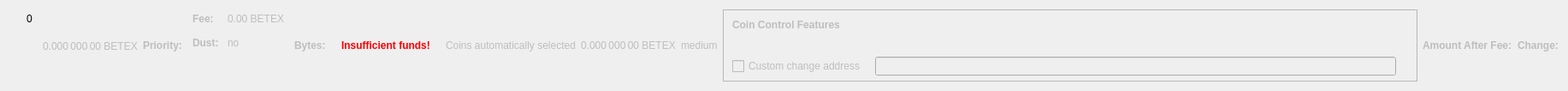
    <widget class="QWidget" name="dummyHideWidget" native="true">
     <property name="maximumSize">
      <size>
       <width>100</width>
       <height>22</height>
      </size>
     </property>
     <layout class="QHBoxLayout" name="dummyHideLayout">
      <item>
       <layout class="QFormLayout" name="formLayoutCoinControl1">
        <property name="horizontalSpacing">
         <number>10</number>
        </property>
        <property name="verticalSpacing">
         <number>14</number>
        </property>
        <property name="leftMargin">
         <number>10</number>
        </property>
        <property name="topMargin">
         <number>4</number>
        </property>
        <property name="rightMargin">
         <number>6</number>
        </property>
        <item row="0" column="1">
         <widget class="QLabel" name="labelCoinControlBytes">
          <property name="cursor">
           <cursorShape>IBeamCursor</cursorShape>
          </property>
          <property name="contextMenuPolicy">
           <enum>Qt::ActionsContextMenu</enum>
          </property>
          <property name="text">
           <string notr="true">0</string>
          </property>
          <property name="textInteractionFlags">
           <set>Qt::LinksAccessibleByMouse|Qt::TextSelectableByKeyboard|Qt::TextSelectableByMouse</set>
          </property>
         </widget>
        </item>
       </layout>
      </item>
      <item>
       <widget class="QLabel" name="labelCoinControlAfterFee">
        <property name="enabled">
         <bool>false</bool>
        </property>
        <property name="sizePolicy">
         <sizepolicy hsizetype="Fixed" vsizetype="Fixed">
          <horstretch>0</horstretch>
          <verstretch>0</verstretch>
         </sizepolicy>
        </property>
        <property name="minimumSize">
         <size>
          <width>111</width>
          <height>12</height>
         </size>
        </property>
        <property name="maximumSize">
         <size>
          <width>111</width>
          <height>12</height>
         </size>
        </property>
        <property name="cursor">
         <cursorShape>IBeamCursor</cursorShape>
        </property>
        <property name="contextMenuPolicy">
         <enum>Qt::ActionsContextMenu</enum>
        </property>
        <property name="text">
         <string notr="true">0.000 000 00 BETEX</string>
        </property>
        <property name="textInteractionFlags">
         <set>Qt::LinksAccessibleByMouse|Qt::TextSelectableByKeyboard|Qt::TextSelectableByMouse</set>
        </property>
       </widget>
      </item>
      <item>
       <widget class="QLabel" name="labelCoinControlPriorityText">
        <property name="enabled">
         <bool>false</bool>
        </property>
        <property name="font">
         <font>
          <weight>75</weight>
          <bold>true</bold>
         </font>
        </property>
        <property name="text">
         <string>Priority:</string>
        </property>
       </widget>
      </item>
      <item>
       <layout class="QHBoxLayout" name="horizontalLayout"/>
      </item>
      <item>
       <layout class="QFormLayout" name="formLayoutCoinControl3">
        <property name="horizontalSpacing">
         <number>10</number>
        </property>
        <property name="verticalSpacing">
         <number>14</number>
        </property>
        <property name="leftMargin">
         <number>6</number>
        </property>
        <property name="topMargin">
         <number>4</number>
        </property>
        <property name="rightMargin">
         <number>6</number>
        </property>
        <item row="0" column="0">
         <widget class="QLabel" name="labelCoinControlFeeText">
          <property name="enabled">
           <bool>false</bool>
          </property>
          <property name="font">
           <font>
            <weight>75</weight>
            <bold>true</bold>
           </font>
          </property>
          <property name="text">
           <string>Fee:</string>
          </property>
          <property name="margin">
           <number>0</number>
          </property>
         </widget>
        </item>
        <item row="0" column="1">
         <widget class="QLabel" name="labelCoinControlFee">
          <property name="enabled">
           <bool>false</bool>
          </property>
          <property name="cursor">
           <cursorShape>IBeamCursor</cursorShape>
          </property>
          <property name="contextMenuPolicy">
           <enum>Qt::ActionsContextMenu</enum>
          </property>
          <property name="text">
           <string notr="true">0.00 BETEX</string>
          </property>
          <property name="textInteractionFlags">
           <set>Qt::LinksAccessibleByMouse|Qt::TextSelectableByKeyboard|Qt::TextSelectableByMouse</set>
          </property>
         </widget>
        </item>
        <item row="1" column="0">
         <widget class="QLabel" name="labelCoinControlLowOutputText">
          <property name="enabled">
           <bool>false</bool>
          </property>
          <property name="font">
           <font>
            <weight>75</weight>
            <bold>true</bold>
           </font>
          </property>
          <property name="text">
           <string>Dust:</string>
          </property>
         </widget>
        </item>
        <item row="1" column="1">
         <widget class="QLabel" name="labelCoinControlLowOutput">
          <property name="enabled">
           <bool>false</bool>
          </property>
          <property name="cursor">
           <cursorShape>IBeamCursor</cursorShape>
          </property>
          <property name="contextMenuPolicy">
           <enum>Qt::ActionsContextMenu</enum>
          </property>
          <property name="text">
           <string>no</string>
          </property>
          <property name="textInteractionFlags">
           <set>Qt::LinksAccessibleByMouse|Qt::TextSelectableByKeyboard|Qt::TextSelectableByMouse</set>
          </property>
         </widget>
        </item>
       </layout>
      </item>
      <item>
       <widget class="QLabel" name="labelCoinControlBytesText">
        <property name="enabled">
         <bool>false</bool>
        </property>
        <property name="font">
         <font>
          <weight>75</weight>
          <bold>true</bold>
         </font>
        </property>
        <property name="text">
         <string>Bytes:</string>
        </property>
       </widget>
      </item>
      <item>
       <layout class="QFormLayout" name="formLayoutCoinControl2">
        <property name="horizontalSpacing">
         <number>10</number>
        </property>
        <property name="verticalSpacing">
         <number>14</number>
        </property>
        <property name="leftMargin">
         <number>6</number>
        </property>
        <property name="topMargin">
         <number>4</number>
        </property>
        <property name="rightMargin">
         <number>6</number>
        </property>
       </layout>
      </item>
      <item>
       <layout class="QHBoxLayout" name="horizontalLayoutCoinControl2">
        <property name="spacing">
         <number>8</number>
        </property>
        <property name="bottomMargin">
         <number>10</number>
        </property>
       </layout>
      </item>
      <item>
       <widget class="QLabel" name="labelCoinControlInsuffFunds">
        <property name="enabled">
         <bool>false</bool>
        </property>
        <property name="minimumSize">
         <size>
          <width>0</width>
          <height>0</height>
         </size>
        </property>
        <property name="font">
         <font>
          <weight>75</weight>
          <bold>true</bold>
         </font>
        </property>
        <property name="styleSheet">
         <string notr="true">color:red;font-weight:bold;</string>
        </property>
        <property name="text">
         <string>Insufficient funds!</string>
        </property>
        <property name="margin">
         <number>5</number>
        </property>
       </widget>
      </item>
      <item>
       <layout class="QFormLayout" name="formLayoutCoinControl4">
        <property name="horizontalSpacing">
         <number>10</number>
        </property>
        <property name="verticalSpacing">
         <number>14</number>
        </property>
        <property name="leftMargin">
         <number>6</number>
        </property>
        <property name="topMargin">
         <number>4</number>
        </property>
        <property name="rightMargin">
         <number>6</number>
        </property>
       </layout>
      </item>
      <item>
       <widget class="QLabel" name="labelCoinControlAutomaticallySelected">
        <property name="enabled">
         <bool>false</bool>
        </property>
        <property name="sizePolicy">
         <sizepolicy hsizetype="Fixed" vsizetype="Fixed">
          <horstretch>0</horstretch>
          <verstretch>0</verstretch>
         </sizepolicy>
        </property>
        <property name="minimumSize">
         <size>
          <width>0</width>
          <height>0</height>
         </size>
        </property>
        <property name="maximumSize">
         <size>
          <width>240</width>
          <height>16777215</height>
         </size>
        </property>
        <property name="text">
         <string>Coins automatically selected</string>
        </property>
        <property name="margin">
         <number>5</number>
        </property>
       </widget>
      </item>
      <item>
       <widget class="QLabel" name="labelCoinControlChange">
        <property name="enabled">
         <bool>false</bool>
        </property>
        <property name="sizePolicy">
         <sizepolicy hsizetype="Fixed" vsizetype="Fixed">
          <horstretch>0</horstretch>
          <verstretch>0</verstretch>
         </sizepolicy>
        </property>
        <property name="minimumSize">
         <size>
          <width>111</width>
          <height>0</height>
         </size>
        </property>
        <property name="maximumSize">
         <size>
          <width>111</width>
          <height>16777215</height>
         </size>
        </property>
        <property name="cursor">
         <cursorShape>IBeamCursor</cursorShape>
        </property>
        <property name="contextMenuPolicy">
         <enum>Qt::ActionsContextMenu</enum>
        </property>
        <property name="text">
         <string notr="true">0.000 000 00 BETEX</string>
        </property>
        <property name="textInteractionFlags">
         <set>Qt::LinksAccessibleByMouse|Qt::TextSelectableByKeyboard|Qt::TextSelectableByMouse</set>
        </property>
       </widget>
      </item>
      <item>
       <widget class="QLabel" name="labelCoinControlPriority">
        <property name="enabled">
         <bool>false</bool>
        </property>
        <property name="cursor">
         <cursorShape>IBeamCursor</cursorShape>
        </property>
        <property name="contextMenuPolicy">
         <enum>Qt::ActionsContextMenu</enum>
        </property>
        <property name="text">
         <string>medium</string>
        </property>
        <property name="textInteractionFlags">
         <set>Qt::LinksAccessibleByMouse|Qt::TextSelectableByKeyboard|Qt::TextSelectableByMouse</set>
        </property>
       </widget>
      </item>
      <item>
       <widget class="QFrame" name="frameCoinControl">
        <property name="sizePolicy">
         <sizepolicy hsizetype="Expanding" vsizetype="Expanding">
          <horstretch>0</horstretch>
          <verstretch>0</verstretch>
         </sizepolicy>
        </property>
        <property name="maximumSize">
         <size>
          <width>16777215</width>
          <height>16777215</height>
         </size>
        </property>
        <property name="frameShape">
         <enum>QFrame::StyledPanel</enum>
        </property>
        <property name="frameShadow">
         <enum>QFrame::Sunken</enum>
        </property>
        <layout class="QVBoxLayout" name="verticalLayoutCoinControl2_2">
         <property name="spacing">
          <number>0</number>
         </property>
         <property name="leftMargin">
          <number>0</number>
         </property>
         <property name="topMargin">
          <number>0</number>
         </property>
         <property name="rightMargin">
          <number>0</number>
         </property>
         <property name="bottomMargin">
          <number>6</number>
         </property>
         <item>
          <layout class="QVBoxLayout" name="verticalLayoutCoinControl" stretch="0,0,0,1">
           <property name="spacing">
            <number>0</number>
           </property>
           <property name="leftMargin">
            <number>10</number>
           </property>
           <property name="topMargin">
            <number>10</number>
           </property>
           <item>
            <layout class="QHBoxLayout" name="horizontalLayoutCoinControl1">
             <property name="bottomMargin">
              <number>15</number>
             </property>
             <item>
              <widget class="QLabel" name="labelCoinControlFeatures">
               <property name="enabled">
                <bool>false</bool>
               </property>
               <property name="sizePolicy">
                <sizepolicy hsizetype="Preferred" vsizetype="Maximum">
                 <horstretch>0</horstretch>
                 <verstretch>0</verstretch>
                </sizepolicy>
               </property>
               <property name="font">
                <font>
                 <weight>75</weight>
                 <bold>true</bold>
                </font>
               </property>
               <property name="styleSheet">
                <string notr="true">font-weight:bold;</string>
               </property>
               <property name="text">
                <string>Coin Control Features</string>
               </property>
              </widget>
             </item>
            </layout>
           </item>
           <item>
            <widget class="QWidget" name="widgetCoinControl" native="true">
             <property name="sizePolicy">
              <sizepolicy hsizetype="Preferred" vsizetype="Preferred">
               <horstretch>0</horstretch>
               <verstretch>0</verstretch>
              </sizepolicy>
             </property>
             <property name="minimumSize">
              <size>
               <width>0</width>
               <height>0</height>
              </size>
             </property>
             <property name="styleSheet">
              <string notr="true"/>
             </property>
             <layout class="QHBoxLayout" name="horizontalLayoutCoinControl5_2">
              <property name="leftMargin">
               <number>0</number>
              </property>
              <property name="topMargin">
               <number>0</number>
              </property>
              <property name="rightMargin">
               <number>0</number>
              </property>
              <property name="bottomMargin">
               <number>0</number>
              </property>
              <item>
               <layout class="QHBoxLayout" name="horizontalLayoutCoinControl3">
                <property name="spacing">
                 <number>20</number>
                </property>
                <property name="topMargin">
                 <number>0</number>
                </property>
                <property name="bottomMargin">
                 <number>10</number>
                </property>
               </layout>
              </item>
             </layout>
            </widget>
           </item>
           <item>
            <layout class="QHBoxLayout" name="horizontalLayoutCoinControl4" stretch="0,0,0">
             <property name="spacing">
              <number>12</number>
             </property>
             <property name="sizeConstraint">
              <enum>QLayout::SetDefaultConstraint</enum>
             </property>
             <property name="topMargin">
              <number>5</number>
             </property>
             <property name="rightMargin">
              <number>5</number>
             </property>
             <item>
              <widget class="QCheckBox" name="checkBoxCoinControlChange">
               <property name="enabled">
                <bool>false</bool>
               </property>
               <property name="toolTip">
                <string>If this is activated, but the change address is empty or invalid, change will be sent to a newly generated address.</string>
               </property>
               <property name="text">
                <string>Custom change address</string>
               </property>
              </widget>
             </item>
             <item>
              <widget class="QValidatedLineEdit" name="lineEditCoinControlChange">
               <property name="enabled">
                <bool>false</bool>
               </property>
               <property name="sizePolicy">
                <sizepolicy hsizetype="Expanding" vsizetype="Fixed">
                 <horstretch>0</horstretch>
                 <verstretch>0</verstretch>
                </sizepolicy>
               </property>
              </widget>
             </item>
             <item>
              <widget class="QLabel" name="labelCoinControlChangeLabel_2">
               <property name="sizePolicy">
                <sizepolicy hsizetype="Preferred" vsizetype="Expanding">
                 <horstretch>0</horstretch>
                 <verstretch>0</verstretch>
                </sizepolicy>
               </property>
               <property name="minimumSize">
                <size>
                 <width>0</width>
                 <height>0</height>
                </size>
               </property>
               <property name="text">
                <string/>
               </property>
               <property name="margin">
                <number>3</number>
               </property>
              </widget>
             </item>
            </layout>
           </item>
           <item>
            <spacer name="verticalSpacerCoinControl">
             <property name="orientation">
              <enum>Qt::Vertical</enum>
             </property>
             <property name="sizeHint" stdset="0">
              <size>
               <width>800</width>
               <height>1</height>
              </size>
             </property>
            </spacer>
           </item>
          </layout>
         </item>
        </layout>
       </widget>
      </item>
      <item>
       <widget class="QLabel" name="labelCoinControlAfterFeeText">
        <property name="enabled">
         <bool>false</bool>
        </property>
        <property name="minimumSize">
         <size>
          <width>0</width>
          <height>0</height>
         </size>
        </property>
        <property name="maximumSize">
         <size>
          <width>16777215</width>
          <height>16777215</height>
         </size>
        </property>
        <property name="font">
         <font>
          <weight>75</weight>
          <bold>true</bold>
         </font>
        </property>
        <property name="text">
         <string>Amount After Fee:</string>
        </property>
        <property name="alignment">
         <set>Qt::AlignLeading|Qt::AlignLeft|Qt::AlignVCenter</set>
        </property>
        <property name="margin">
         <number>0</number>
        </property>
       </widget>
      </item>
      <item>
       <widget class="QLabel" name="labelCoinControlChangeText">
        <property name="enabled">
         <bool>false</bool>
        </property>
        <property name="sizePolicy">
         <sizepolicy hsizetype="Preferred" vsizetype="Preferred">
          <horstretch>0</horstretch>
          <verstretch>0</verstretch>
         </sizepolicy>
        </property>
        <property name="minimumSize">
         <size>
          <width>0</width>
          <height>0</height>
         </size>
        </property>
        <property name="maximumSize">
         <size>
          <width>16777215</width>
          <height>16777215</height>
         </size>
        </property>
        <property name="font">
         <font>
          <weight>75</weight>
          <bold>true</bold>
         </font>
        </property>
        <property name="text">
         <string>Change:</string>
        </property>
        <property name="alignment">
         <set>Qt::AlignLeading|Qt::AlignLeft|Qt::AlignVCenter</set>
        </property>
       </widget>
      </item>
     </layout>
    </widget>
